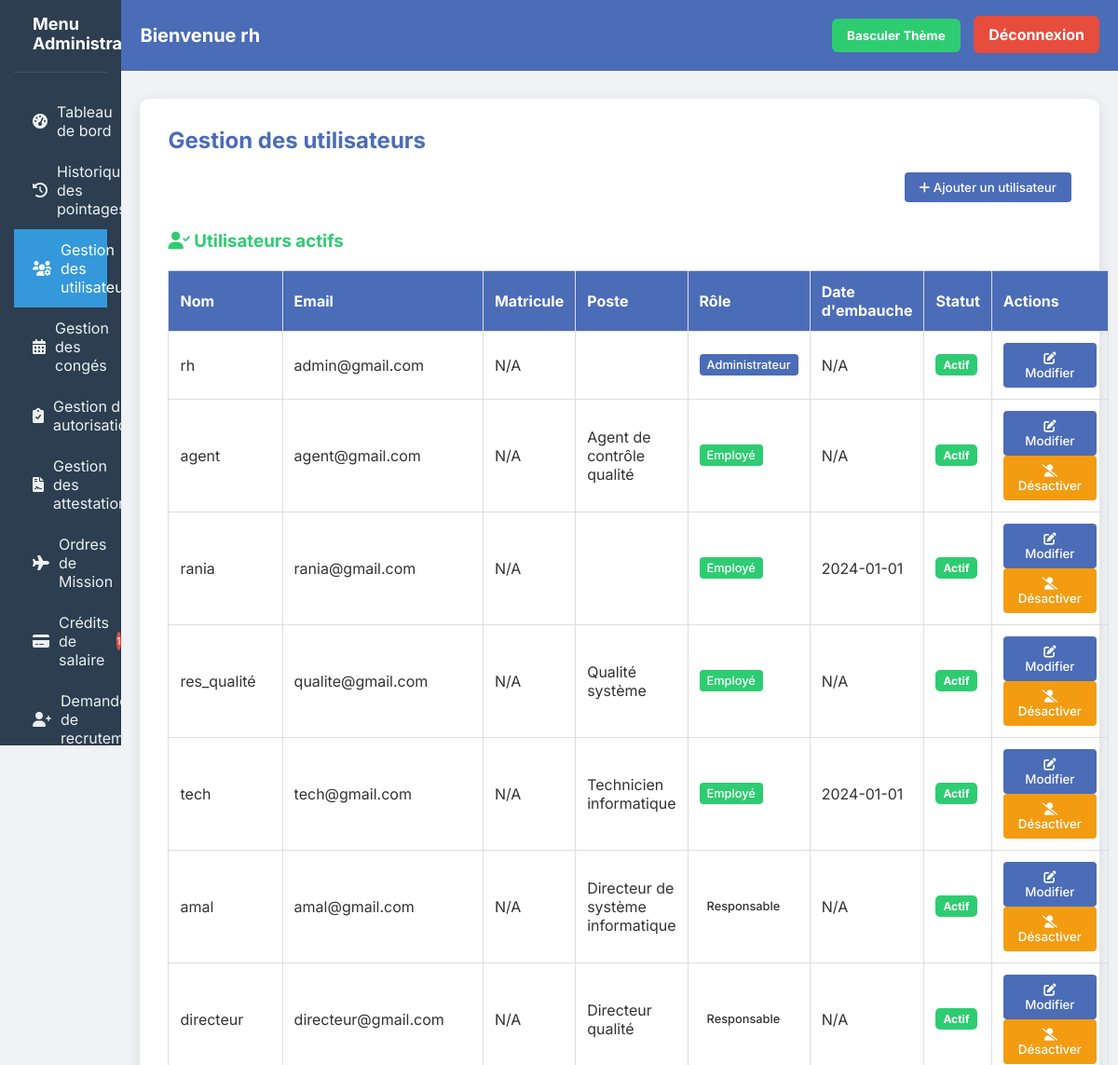
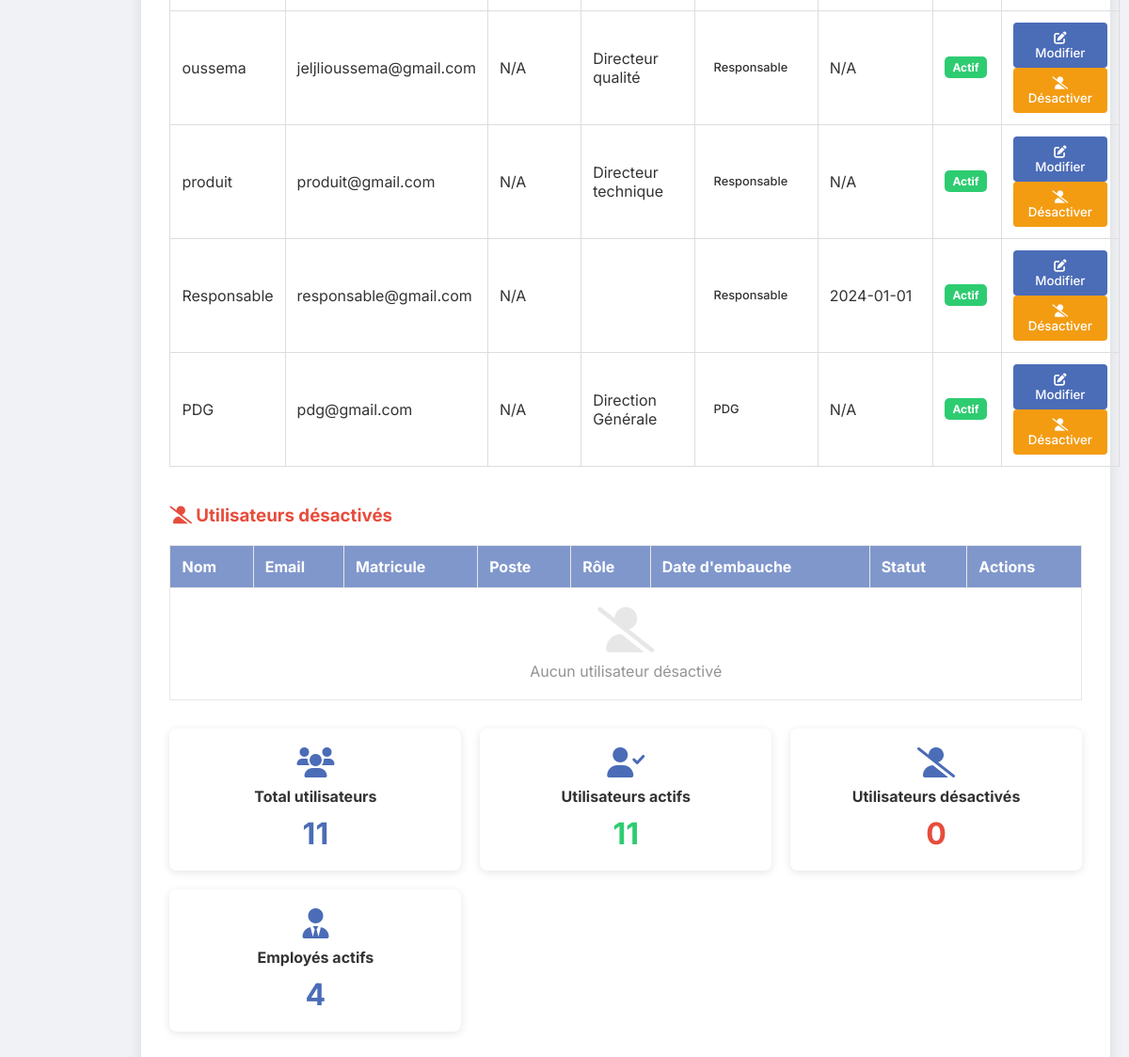
Screenshot of /admin_dashboard.php?page=utilisateurs (signed in) with the database file from the repository (2 pictures, top to bottom).
### tables this page shows
CREATE TABLE `users` (
  `id` int(11) NOT NULL,
  `name` varchar(100) NOT NULL,
  `email` varchar(150) NOT NULL,
  `matricule` varchar(50) DEFAULT NULL,
  `password` varchar(255) NOT NULL,
  `role` enum('admin','employee','responsable','pdg') NOT NULL DEFAULT 'employee',
  `matiere` varchar(100) NOT NULL,
  `created_at` timestamp NOT NULL DEFAULT current_timestamp(),
  `date_embauche` date DEFAULT NULL,
  `is_active` tinyint(1) DEFAULT 1
);

### admin_dashboard.php (the view, shortened to what this page needs)
<?php
$name = $_SESSION['name'];
$pdo = new PDO("mysql:host=localhost;dbname=pointage", "root", "");
$pdo->setAttribute(PDO::ATTR_ERRMODE, PDO::ERRMODE_EXCEPTION);
$currentPage = $_GET['page'] ?? 'dashboard';
$users = $pdo->query("
    SELECT id, name, email, matricule, role, matiere, date_embauche, is_active
    FROM users
    ORDER BY is_active DESC, role, name
")->fetchAll();
$totalUsers = $pdo->query("SELECT COUNT(*) as count FROM users")->fetch()['count'];
?>
<!DOCTYPE html>
<html lang="fr">
<head>
  <link rel="stylesheet" href="https://cdnjs.cloudflare.com/ajax/libs/font-awesome/6.0.0-beta3/css/all.min.css">
  <link rel="stylesheet" href="https://unpkg.com/leaflet@1.9.4/dist/leaflet.css"
/>
</head>
<body>
<div class="sidebar">
  <div class="sidebar-header">
    <h2>Menu Administrateur</h2>
  </div>
  <ul class="sidebar-menu">
    <li>
      <a href="?page=dashboard" class="<?= $currentPage === 'dashboard' ? 'active' : '' ?>">
        <i class="fas fa-tachometer-alt"></i> Tableau de bord
      </a>
    </li>
    <li>
      <a href="?page=pointage" class="<?= $currentPage === 'pointage' ? 'active' : '' ?>">
        <i class="fas fa-history"></i> Historique des pointages
      </a>
    </li>
    <li>
      <a href="?page=utilisateurs" class="<?= $currentPage === 'utilisateurs' ? 'active' : '' ?>">
        <i class="fas fa-users-cog"></i> Gestion des utilisateurs
      </a>
    </li>
    <li>
      <a href="?page=conges" class="<?= $currentPage === 'conges' ? 'active' : '' ?>">
        <i class="fas fa-calendar-alt"></i> Gestion des congés
      </a>
    </li>
    <li>
      <a href="?page=autorisations" class="<?= $currentPage === 'autorisations' ? 'active' : '' ?>">
        <i class="fas fa-clipboard-check"></i> Gestion des autorisations
      </a>
    </li>
    <li>
    <a href="?page=attestations" class="<?= $currentPage === 'attestations' ? 'active' : '' ?>">
        <i class="fas fa-file-contract"></i> Gestion des attestations
    </a>
</li>
<li>
    <a href="?page=ordres_mission" class="<?= $currentPage === 'ordres_mission' ? 'active' : '' ?>">
        <i class="fas fa-plane"></i> Ordres de Mission
    </a>
</li>
<li>
    <a href="?page=credits_salaire" class="<?= $currentPage === 'credits_salaire' ? 'active' : '' ?>">
        <i class="fas fa-credit-card"></i> Crédits de salaire
        <?php
        $creditsEnAttente = $pdo->query("SELECT COUNT(*) as count FROM credits_salaire WHERE statut = 'en_attente'")->fetch()['count'];
        if ($creditsEnAttente > 0): ?>
            <span style="background: #e74c3c; color: white; border-radius: 50%; width: 20px; height: 20px; display: inline-flex; align-items: center; justify-content: center; font-size: 0.7rem; margin-left: 8px;">
                <?= $creditsEnAttente ?>
            </span>
        <?php endif; ?>
    </a>
</li>
<li>
    <a href="?page=recrutement" class="<?= $currentPage === 'recrutement' ? 'active' : '' ?>">
        <i class="fas fa-user-plus"></i> Demandes de recrutement
    </a>
</li>
  </ul>
</div>
<div class="main-content">
  <div class="header">
    <h1>Bienvenue <?= htmlspecialchars($name) ?></h1>
    <div>
      <button class="toggle-mode" onclick="toggleMode()">Basculer Thème</button>
      <a class="logout" href="logout.php">Déconnexion</a>
    </div>
  </div>
  <div class="dashboard">
<div id="utilisateurs-section" class="<?= $currentPage !== 'utilisateurs' ? 'hidden' : '' ?>">
  <h2>Gestion des utilisateurs</h2>
  <div class="user-actions">
    <button class="btn btn-primary" onclick="openUserModal()">
      <i class="fas fa-plus"></i> Ajouter un utilisateur
    </button>
  </div>
  <h3 style="margin-top: 30px; color: var(--success);">
    <i class="fas fa-user-check"></i> Utilisateurs actifs
  </h3>
  <table>
    <tr>
      <th>Nom</th>
      <th>Email</th>
      <th>Matricule</th>
      <th>Poste</th>
      <th>Rôle</th>
      <th>Date d'embauche</th>
      <th>Statut</th>
      <th>Actions</th>
    </tr>
    <?php
    $activeUsers = array_filter($users, function($user) {
        return $user['is_active'];
    });
    foreach ($activeUsers as $user):
    ?>
    <tr>
      <td><?= htmlspecialchars($user['name']) ?></td>
      <td><?= htmlspecialchars($user['email']) ?></td>
      <td><?= htmlspecialchars($user['matricule'] ?? 'N/A') ?></td>
      <td><?= htmlspecialchars($user['matiere'] ?? 'N/A') ?></td>
      <td>
        <span class="role-badge role-<?= $user['role'] ?>">
          <?=
            $user['role'] === 'admin' ? 'Administrateur' :
            ($user['role'] === 'employee' ? 'Employé' :
            ($user['role'] === 'responsable' ? 'Responsable' : 'PDG'))
          ?>
        </span>
      </td>
      <td><?= htmlspecialchars($user['date_embauche'] ?? 'N/A') ?></td>
      <td>
        <span class="status-indicator status-present">
          Actif
        </span>
      </td>
      <td>
        <button class="btn btn-primary" onclick="openUserModal(
          <?= $user['id'] ?>,
          '<?= htmlspecialchars($user['name']) ?>',
          '<?= htmlspecialchars($user['email']) ?>',
          '<?= $user['role'] ?>',
          '<?= htmlspecialchars($user['matricule'] ?? '') ?>',
          '<?= htmlspecialchars($user['matiere'] ?? '') ?>',
          '<?= $user['date_embauche'] ?? '' ?>'
        )">
          <i class="fas fa-edit"></i> Modifier
        </button>
        <?php if ($user['id'] != $_SESSION['user_id']): ?>
          <button class="btn btn-warning" onclick="confirmDeactivate(<?= $user['id'] ?>, '<?= htmlspecialchars($user['name']) ?>')">
            <i class="fas fa-user-slash"></i> Désactiver
          </button>
        <?php endif; ?>
      </td>
    </tr>
    <?php endforeach; ?>
  </table>
  <h3 style="margin-top: 40px; color: var(--danger);">
    <i class="fas fa-user-slash"></i> Utilisateurs désactivés
  </h3>
  <table style="opacity: 0.7;">
    <tr>
      <th>Nom</th>
      <th>Email</th>
      <th>Matricule</th>
      <th>Poste</th>
      <th>Rôle</th>
      <th>Date d'embauche</th>
      <th>Statut</th>
      <th>Actions</th>
    </tr>
    <?php
    $inactiveUsers = array_filter($users, function($user) {
        return !$user['is_active'];
    });
    ?>
    <?php if (count($inactiveUsers) === 0): ?>
    <tr>
      <td colspan="8" style="text-align: center; padding: 20px; color: #666;">
        <i class="fas fa-user-slash" style="font-size: 48px; margin-bottom: 10px; display: block; color: #ddd;"></i>
        Aucun utilisateur désactivé
      </td>
    </tr>
    <?php endif; ?>
  </table>
  <div class="stats-grid" style="margin-top: 30px;">
    <div class="stat-card">
      <i class="fas fa-users"></i>
      <h3>Total utilisateurs</h3>
      <div class="number"><?= $totalUsers ?></div>
    </div>
    <div class="stat-card">
      <i class="fas fa-user-check"></i>
      <h3>Utilisateurs actifs</h3>
      <div class="number" style="color: var(--success);"><?= count($activeUsers) ?></div>
    </div>
    <div class="stat-card">
      <i class="fas fa-user-slash"></i>
      <h3>Utilisateurs désactivés</h3>
      <div class="number" style="color: var(--danger);"><?= count($inactiveUsers) ?></div>
    </div>
    <div class="stat-card">
      <i class="fas fa-user-tie"></i>
      <h3>Employés actifs</h3>
      <div class="number">
        <?php
        $activeEmployees = array_filter($activeUsers, function($user) {
            return $user['role'] === 'employee';
        });
        echo count($activeEmployees);
        ?>
      </div>
    </div>
  </div>
</div>
  </div>
</div>
</body>
</html>

### admin_dashboard.php (style rules this page uses)
* { box-sizing: border-box; font-family: 'Inter', sans-serif; transition: all 0.3s ease; }
body { margin: 0; background: var(--bg-color); color: var(--text-color); display: flex; min-height: 100vh; }
:root { --bg-color: #f0f2f5; --text-color: #333; --header-bg: #4b6cb7; --header-text: white; --table-header: #4b6cb7; --table-header-text: white; --card-bg: white; --button-bg: #4b6cb7; --button-text: white; --sidebar-bg: #2c3e50; --sidebar-text: #ecf0f1; --sidebar-active: #3498db; --danger: #e74c3c; --warning: #f39c12; --success: #2ecc71; }
.sidebar { width: 250px; background: var(--sidebar-bg); color: var(--sidebar-text); padding: 20px 0; height: 100vh; position: sticky; top: 0; }
.sidebar-header { padding: 0 20px 20px; border-bottom: 1px solid rgba(255,255,255,0.1); margin-bottom: 20px; }
.sidebar-header h2 { margin: 0; font-size: 18px; color: white; }
.sidebar-menu { list-style: none; padding: 0; margin: 0; }
.sidebar-menu li a { display: flex; align-items: center; padding: 12px 20px; color: var(--sidebar-text); text-decoration: none; transition: all 0.2s; }
.sidebar-menu li a.active { background: var(--sidebar-active); color: white; }
.sidebar-menu li a i { margin-right: 10px; width: 20px; text-align: center; }
.main-content { flex: 1; display: flex; flex-direction: column; }
.header { background: var(--header-bg); color: var(--header-text); padding: 20px; display: flex; justify-content: space-between; align-items: center; }
.header h1 { margin: 0; font-size: 20px; }
.logout, .toggle-mode { background: var(--danger); padding: 10px 16px; border-radius: 6px; color: white; text-decoration: none; font-weight: bold; margin-left: 10px; cursor: pointer; border: none; }
.toggle-mode { background: var(--success); }
.dashboard { flex: 1; max-width: 1100px; margin: 30px auto; background: var(--card-bg); padding: 30px; border-radius: 10px; box-shadow: 0 4px 15px rgba(0,0,0,0.1); width: calc(100% - 40px); }
h2 { margin-top: 0; color: var(--button-bg); }
table { width: 100%; border-collapse: collapse; margin-top: 20px; }
th { background: var(--table-header); color: var(--table-header-text); }
.user-actions { display: flex; gap: 10px; justify-content: flex-end; margin-bottom: 20px; }
.btn { padding: 8px 16px; border-radius: 4px; cursor: pointer; border: none; font-weight: 500; }
.btn-primary { background: var(--button-bg); color: var(--button-text); }
.btn-warning { background: var(--warning); color: white; }
.role-badge { display: inline-block; padding: 4px 8px; border-radius: 4px; font-size: 0.8rem; font-weight: 500; }
.role-admin { background: #4b6cb7; color: white; }
.role-employee { background: #2ecc71; color: white; }
.status-indicator { display: inline-block; padding: 4px 8px; border-radius: 4px; font-size: 0.8rem; font-weight: 500; }
.status-present { background: var(--success); color: white; }
.stats-grid { display: grid; grid-template-columns: repeat(auto-fit, minmax(250px, 1fr)); gap: 20px; margin-bottom: 30px; }
.stat-card { background: var(--card-bg); padding: 20px; border-radius: 8px; box-shadow: 0 2px 10px rgba(0,0,0,0.1); text-align: center; }
.stat-card i { font-size: 2rem; margin-bottom: 10px; color: var(--button-bg); }
.stat-card h3 { margin: 0 0 10px; font-size: 1rem; color: var(--text-color); }
.stat-card .number { font-size: 2rem; font-weight: bold; color: var(--button-bg); }
.status-indicator { padding: 4px 8px; border-radius: 5px; font-size: 12px; font-weight: bold; text-transform: capitalize; }
.status-present { background: #2ecc71; color: #fff; }
.sidebar { width: 250px; height: 100vh; overflow-y: auto; overflow-x: hidden; background-color: #2c3e50; padding: 15px; }

### rows the page displays
users: name "rh", email "admin@gmail.com", matricule "N/A", role "Administrateur", date_embauche "N/A"
users: name "agent", email "agent@gmail.com", matricule "N/A", matiere "Agent de contrôle qualité", role "Employé", date_embauche "N/A"
users: name "rania", email "rania@gmail.com", matricule "N/A", role "Employé", date_embauche "2024-01-01"
users: name "res_qualité", email "qualite@gmail.com", matricule "N/A", matiere "Qualité système", role "Employé", date_embauche "N/A"
users: name "tech", email "tech@gmail.com", matricule "N/A", matiere "Technicien informatique", role "Employé", date_embauche "2024-01-01"
users: name "amal", email "amal@gmail.com", matricule "N/A", matiere "Directeur de système informatique", role "Responsable", date_embauche "N/A"
users: name "directeur", email "directeur@gmail.com", matricule "N/A", matiere "Directeur qualité", role "Responsable", date_embauche "N/A"
users: name "oussema", email "jeljlioussema@gmail.com", matricule "N/A", matiere "Directeur qualité", role "Responsable", date_embauche "N/A"
users: name "produit", email "produit@gmail.com", matricule "N/A", matiere "Directeur technique", role "Responsable", date_embauche "N/A"
users: name "Responsable", email "responsable@gmail.com", matricule "N/A", role "Responsable", date_embauche "2024-01-01"
users: name "PDG", email "pdg@gmail.com", matricule "N/A", matiere "Direction Générale", role "PDG", date_embauche "N/A"

### other values shown
$creditsEnAttente "1"
$name "rh"
$totalUsers "11"
count($activeUsers) "11"
count($inactiveUsers) "0"
count($activeEmployees) "4"
